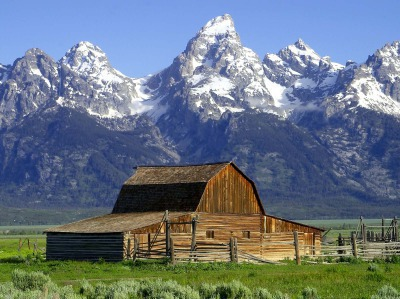
#> input picture lyglw.jpg, 400 x 299 px
$ python Image.py
#> lines starting #> are read from the running program, lines starting #| are printed output that depends on the picture
import cv2
import numpy as np

# GO TO THE PATH OF THE IMAGES
mypath ="ADD YOUR PATH"

# OPEN 2 IMAGES
image1 = cv2.imread('lyglw.jpg')
#> image1 is the input picture: shape (299, 400, 3); mean B, G, R 130.3, 117.5, 105.1
image2 = cv2.imread('lyglw1.jpg')
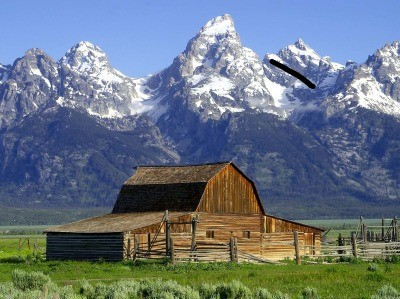
#> input picture lyglw1.jpg, 400 x 299 px
#> image2 is the input picture: shape (299, 400, 3); mean B, G, R 129.9, 117.2, 104.8

differences = cv2.subtract(image1,image2)
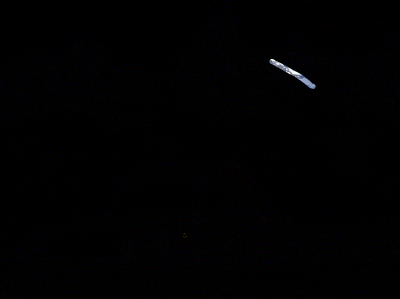
#> differences: shape (299, 400, 3); mean B, G, R 1.6, 1.1, 1.1

# IF DIFFERENCES ALL ARE 0 IT WILL RETURN FALSE
result =  not np.any(differences)  # after reverse will be TRUE
#> result = False
if result is True:
    print('The image are the same')
else:
    # CREATING NEW IMAGE WITH THE DIFFERENCE
    cv2.imwrite('result_black_white.jpg', differences)
    print('The images are diferent!!!')
